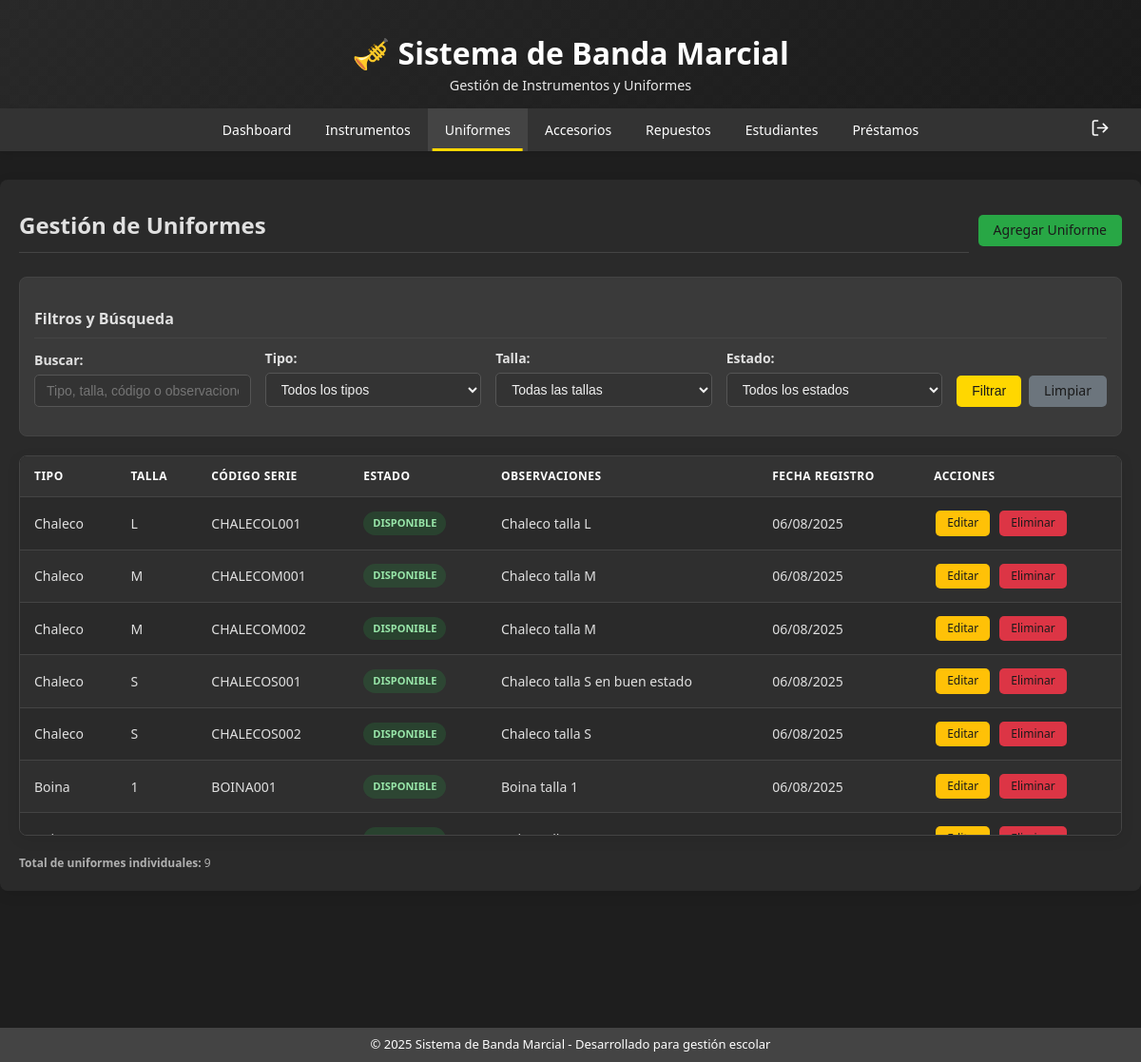
The app's page /modules/uniformes/index.php (signed in) with its own data.
### tables this page shows
CREATE TABLE uniformes (
  id INT AUTO_INCREMENT PRIMARY KEY,
  tipo ENUM('Chaleco', 'Boina') NOT NULL,
  talla VARCHAR(10) NULL,  
  codigo_serie VARCHAR(50) UNIQUE NOT NULL,  
  estado ENUM('Disponible', 'Prestado', 'Dañado', 'En reparación') DEFAULT 'Disponible',  
  observaciones TEXT,
  fecha_registro TIMESTAMP DEFAULT CURRENT_TIMESTAMP,
  fecha_actualizacion TIMESTAMP DEFAULT CURRENT_TIMESTAMP ON UPDATE CURRENT_TIMESTAMP
);

### modules/uniformes/index.php (the view, shortened to what this page needs)
<?php
require_once '../../includes/header.php';
$conn = getDBConnection();
$buscar = isset($_GET['buscar']) ? $_GET['buscar'] : '';
$sql = "SELECT * FROM uniformes WHERE 1=1";
$params = [];
$sql .= " ORDER BY tipo, talla, codigo_serie";
try {
    $stmt = $conn->prepare($sql);
    $stmt->execute($params);
    $uniformes = $stmt->fetchAll(PDO::FETCH_ASSOC);
} catch(PDOException $e) {
    echo "Error: " . $e->getMessage();
}
?>
<div class="main-content">
    <div class="header-actions">
        <h2>Gestión de Uniformes</h2>
        <div class="btn-group">
            <a href="crear.php" class="btn btn-success">Agregar Uniforme</a>
        </div>
    </div>
    <div class="filters">
        <h3>Filtros y Búsqueda</h3>
        <form method="GET">
            <div class="form-row">
                <div class="form-group">
                    <label>Buscar:</label>
                    <input type="text" name="buscar" class="form-control" placeholder="Tipo, talla, código o observaciones..." value="<?php echo htmlspecialchars($buscar); ?>">
                </div>
                <div class="form-group">
                    <label>Tipo:</label>
                    <select name="tipo" class="form-control">
                        <option value="">Todos los tipos</option>
                    </select>
                </div>
                <div class="form-group">
                    <label>Talla:</label>
                    <select name="talla" class="form-control">
                        <option value="">Todas las tallas</option>
                    </select>
                </div>
                <div class="form-group">
                    <label>Estado:</label>
                    <select name="estado" class="form-control">
                        <option value="">Todos los estados</option>
                    </select>
                </div>
                <div class="form-group">
                    <div class="btn-group">
                        <button type="submit" class="btn">Filtrar</button>
                        <a href="index.php" class="btn btn-secondary">Limpiar</a>
                    </div>
                </div>
            </div>
        </form>
    </div>
    <div class="table-container">
        <table id="tabla-datos">
            <thead>
                <tr>
                    <th>Tipo</th>
                    <th>Talla</th>
                    <th>Código Serie</th>
                    <th>Estado</th>
                    <th>Observaciones</th>
                    <th>Fecha Registro</th>
                    <th>Acciones</th>
                </tr>
            </thead>
            <tbody>
                <?php if (empty($uniformes)): ?>
                <tr>
                    <td colspan="7" class="no-results-cell">
                        No se encontraron uniformes con los filtros aplicados.
                    </td>
                </tr>
                <?php else: ?>
                <?php foreach ($uniformes as $uniforme): ?>
                <tr>
                    <td><?php echo htmlspecialchars($uniforme['tipo']); ?></td>
                    <td><?php echo $uniforme['talla'] ? htmlspecialchars($uniforme['talla']) : 'N/A'; ?></td>
                    <td><?php echo htmlspecialchars($uniforme['codigo_serie']); ?></td>
                    <td>
                        <span class="estado estado-<?php echo strtolower(str_replace(' ', '-', $uniforme['estado'])); ?>">
                            <?php echo $uniforme['estado']; ?>
                        </span>
                    </td>
                    <td><?php echo htmlspecialchars($uniforme['observaciones']); ?></td>
                    <td><?php echo date('d/m/Y', strtotime($uniforme['fecha_registro'])); ?></td>
                    <td>
                        <div class="table-actions">
                            <a href="editar.php?id=<?php echo $uniforme['id']; ?>" class="btn btn-warning">Editar</a>
                            <a href="eliminar.php?id=<?php echo $uniforme['id']; ?>" class="btn btn-danger" onclick="return confirmarEliminacion('¿Está seguro de eliminar este uniforme? Esto solo es posible si no está prestado o tiene préstamos pendientes.')">Eliminar</a>
                        </div>
                    </td>
                </tr>
                <?php endforeach; ?>
                <?php endif; ?>
            </tbody>
        </table>
    </div>
    <div class="text-small text-muted">
        <strong>Total de uniformes individuales:</strong> <?php echo count($uniformes); ?>
    </div>
</div>
<?php require_once '../../includes/footer.php'; ?>

### records on screen
uniformes: tipo "Chaleco", talla "L", codigo_serie "CHALECOL001", estado "DISPONIBLE", observaciones "Chaleco talla L", fecha_registro "06/08/2025"
uniformes: tipo "Chaleco", talla "M", codigo_serie "CHALECOM001", estado "DISPONIBLE", observaciones "Chaleco talla M", fecha_registro "06/08/2025"
uniformes: tipo "Chaleco", talla "M", codigo_serie "CHALECOM002", estado "DISPONIBLE", observaciones "Chaleco talla M", fecha_registro "06/08/2025"
uniformes: tipo "Chaleco", talla "S", codigo_serie "CHALECOS001", estado "DISPONIBLE", observaciones "Chaleco talla S en buen estado", fecha_registro "06/08/2025"
uniformes: tipo "Chaleco", talla "S", codigo_serie "CHALECOS002", estado "DISPONIBLE", observaciones "Chaleco talla S", fecha_registro "06/08/2025"
uniformes: tipo "Boina", talla "1", codigo_serie "BOINA001", estado "DISPONIBLE", observaciones "Boina talla 1", fecha_registro "06/08/2025"

### other values on screen
count($uniformes) "9"
